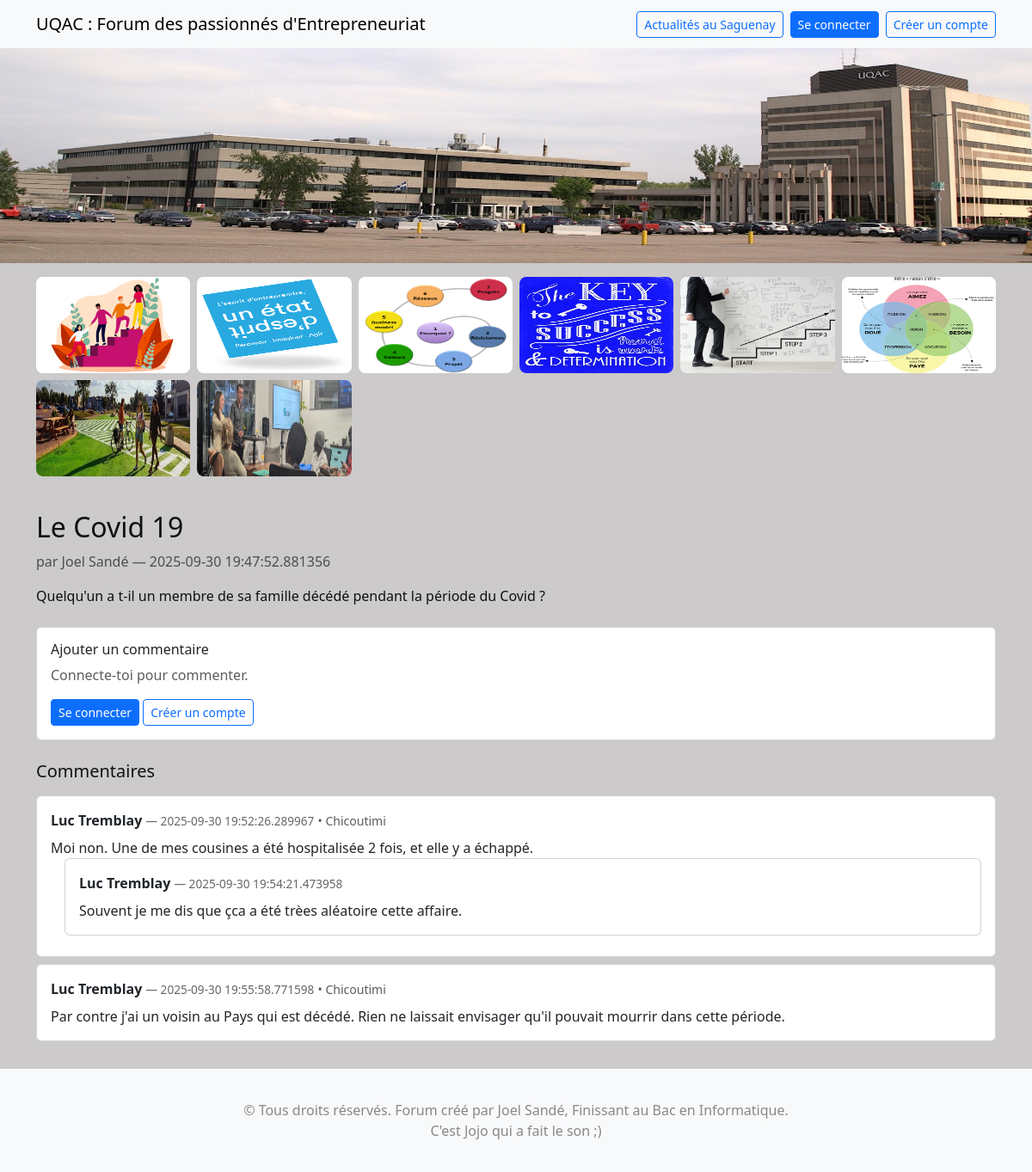
/sujet/1, run on the app's committed database.
### models.py (models this page shows)
class BaseModel(Model):
    class Meta:
        database = db

class Topic(BaseModel):
    user = ForeignKeyField(User, backref='topics', null=True, on_delete='SET NULL')
    nom = CharField()                        # affichage rétro-compat
    titre = CharField()
    contenu = TextField()
    created_at = DateTimeField(default=now_utc_naive)

class Comment(BaseModel):
    topic   = ForeignKeyField(Topic, backref='comments', on_delete='CASCADE')
    user    = ForeignKeyField(User, backref='comments', null=True, on_delete='SET NULL')
    nom     = CharField()
    contenu = TextField()
    parent  = ForeignKeyField('self', null=True, backref='children', on_delete='CASCADE')
    country = CharField(null=True)
    city    = CharField(null=True)
    created_at = DateTimeField(default=now_utc_naive)

### app.py (the view)
@app.route('/sujet/<int:topic_id>')
def view_topic(topic_id):
    sujet = Topic.get_or_none(Topic.id == topic_id)
    if not sujet:
        flash("Sujet introuvable.")
        return redirect(url_for('index'))
    rows = (Comment
            .select()
            .where(Comment.topic == sujet)
            .order_by(Comment.created_at.asc()))
    by_id = {c.id: c for c in rows}
    roots = []
    for c in rows:
        if not hasattr(c, '_kids'):
            c._kids = []
    for c in rows:
        if c.parent_id:
            parent = by_id.get(c.parent_id)
            if parent:
                parent._kids.append(c)
        else:
            roots.append(c)
    return render_template('sujet.html', sujet=sujet, roots=roots, user=current_user())

### app.py (called while the page is built)
def current_user():
    uid = session.get("uid")
    if not uid: return None
    try:
        return User.get_by_id(uid)
    except:
        return None

def list_forum_images():
    try:
        names = [n for n in os.listdir(IMG_DIR) if n.lower().endswith((".jpg",".jpeg",".png",".gif"))]
    except Exception:
        names = []
    order = ["image_principale_ent.jpeg", "1.jpeg", "2.jpeg", "3.jpeg", "4.jpeg", "5.jpeg", "6.jpeg"]
    names_sorted = [n for n in order if n in names]
    for n in names:
        if n not in names_sorted:
            names_sorted.append(n)
    main_name = "image_principale_ent.jpeg" if "image_principale_ent.jpeg" in names_sorted else (names_sorted[0] if names_sorted else None)
    main_url = f"img/{main_name}" if main_name else None
    gallery_urls = [f"img/{n}" for n in names_sorted if n != main_name]
    return main_url, gallery_urls

@app.context_processor
def inject_gallery():
    main_image_url, gallery_urls = list_forum_images()
    return dict(main_image_url=main_image_url, gallery_urls=gallery_urls)

### templates/sujet.html (shortened to what this page needs)
{% extends "base.html" %}
{% block content %}
<h2 class="mb-2">{{ sujet.titre }}</h2>
<p class="text-muted">par {{ sujet.nom }} — {{ sujet.created_at }}</p>
<div class="mb-4">{{ sujet.contenu }}</div>
<div class="card mb-4">
  <div class="card-body">
    <h6>Ajouter un commentaire</h6>
    {% if not user %}
      <p class="text-muted">Connecte-toi pour commenter.</p>
      <a class="btn btn-sm btn-primary" href="{{ url_for('login') }}">Se connecter</a>
      <a class="btn btn-sm btn-outline-primary" href="{{ url_for('register') }}">Créer un compte</a>
    {% endif %}
  </div>
</div>
<h5 class="mb-3">Commentaires</h5>
{% macro render_comment(node, depth=0) %}
  <div class="card mb-2" style="margin-left: {{ depth * 16 }}px;">
    <div class="card-body">
      <div class="d-flex justify-content-between">
        <div>
          <strong>{{ node.nom }}</strong>
          <small class="timestamp"> — {{ node.created_at }}</small>
          {% if node.city %}<small class="text-muted"> • {{ node.city }}</small>{% endif %}
        </div>
      </div>
      <div class="mt-2">{{ node.contenu }}</div>
      {% for child in node._kids %}
        {{ render_comment(child, depth+1) }}
      {% endfor %}
    </div>
  </div>
{% endmacro %}
{% if roots and roots|length %}
  {% for root in roots %}
    {{ render_comment(root) }}
  {% endfor %}
{% else %}
  <p class="text-muted">Aucun commentaire. Lance la discussion !</p>
{% endif %}
{% endblock %}

### static/css/style.css (style rules this page uses)
body { background:rgb(204, 202, 202); color:#111; }
.card { border-radius:8px solid gray }

### templates/base.html (style rules this page uses)
.timestamp { font-size:0.85rem; color:#666; }

### data on the page
Topic: titre "Le Covid 19", nom "Joel Sandé", created_at "2025-09-30 19:47:52.881356", contenu "Quelqu'un a t-il un membre de sa famille décédé pendant la période du Covid ?"
Comment: nom "Luc Tremblay", created_at "2025-09-30 19:52:26.289967", city "Chicoutimi", contenu "Moi non. Une de mes cousines a été hospitalisée 2 fois, et elle y a échappé."
Comment: nom "Luc Tremblay", created_at "2025-09-30 19:54:21.473958", contenu "Souvent je me dis que çca a été trèes aléatoire cette affaire."
Comment: nom "Luc Tremblay", created_at "2025-09-30 19:55:58.771598", city "Chicoutimi", contenu "Par contre j'ai un voisin au Pays qui est décédé. Rien ne laissait envisager qu'il pouvait mourrir dans cette période."
